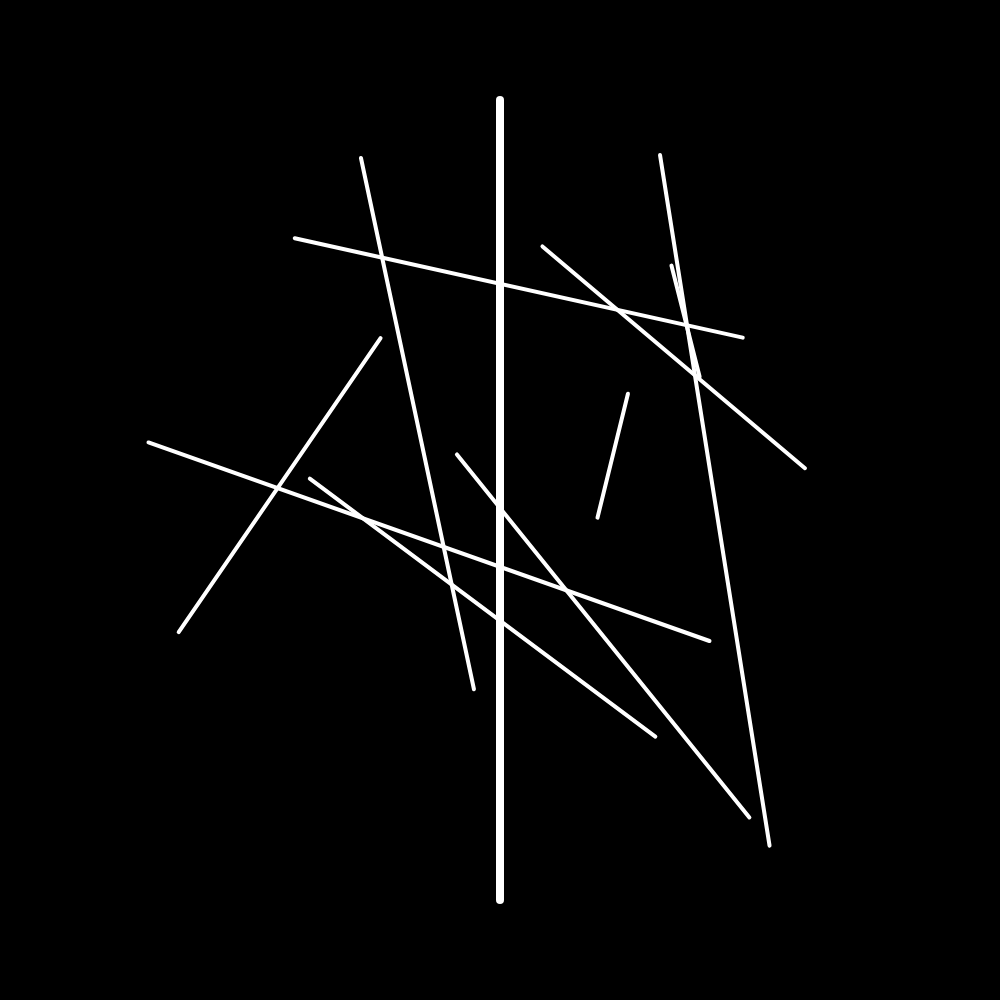
Frame 1 (no input)
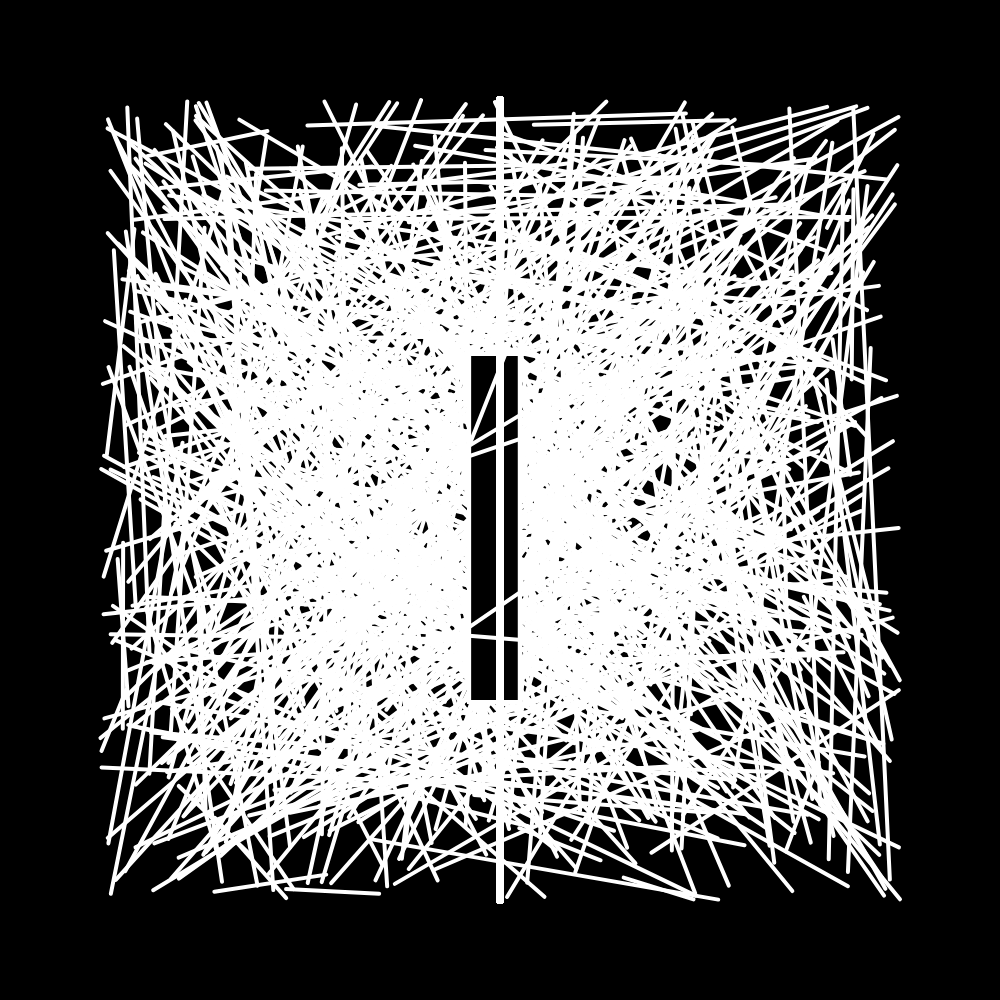
Frame 60 (no input)
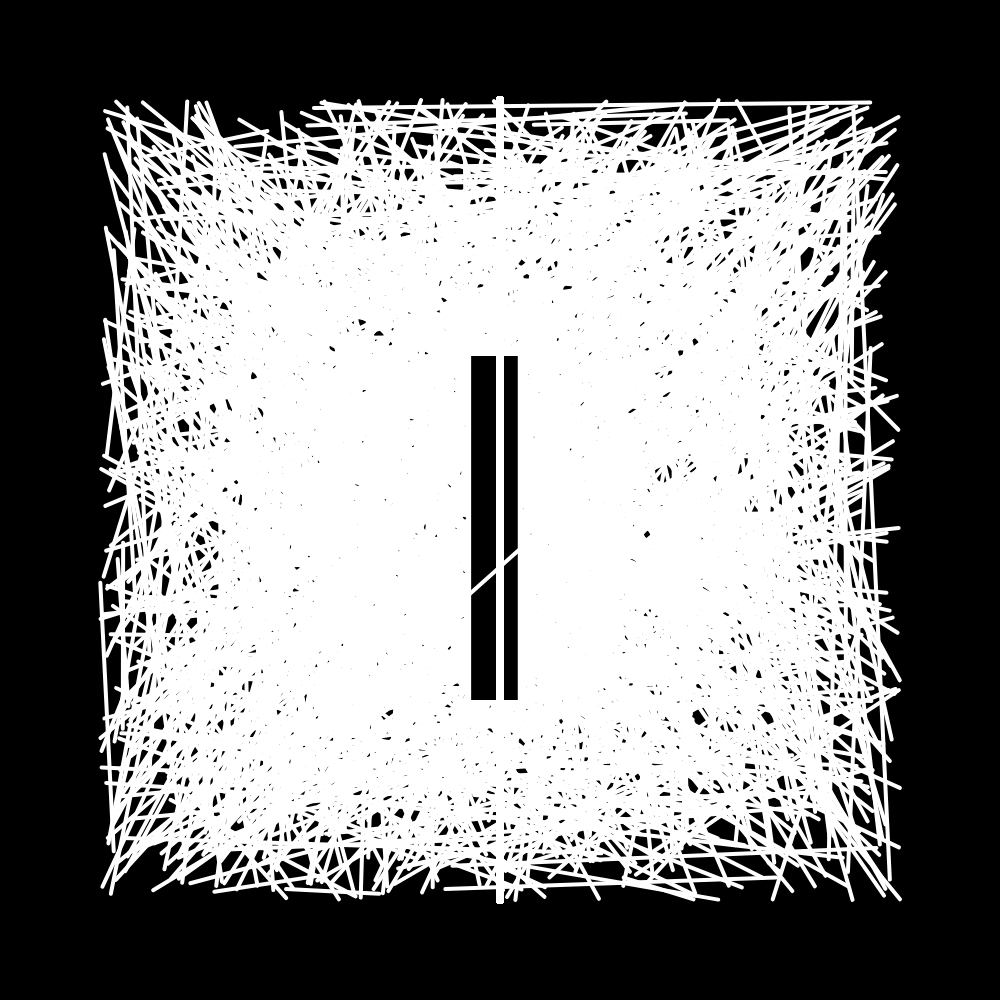
Frame 120 (the mouse pressed at the canvas centre since frame 60)

The p5.js sketch that drew these frames (run headless with seeded random() and noise() and a simulated clock; from frame 60 on, the mouse is pressed at the canvas centre):

// p5.js sketch
// ── sketch.js
let myFont;
let blockWidth = 30;  
let blockHeight = 100;
let x = 425;
let y = 700;

function setup() {
  createCanvas(1000, 1000);
  background(0);
}

function draw() {
  textSize(500);
  text("I", x, y);

  stroke(255);
  strokeWeight(4);

  for (let i = 0; i < 10; i++) {
    let startX = random(100, 900);
    let startY = random(100, 900);
    let endX = random(100, 900);
    let endY = random(100, 900);
    line(startX, startY, endX, endY);
  }

  strokeWeight(8);
  line(500, 100, 500, 900);
}
